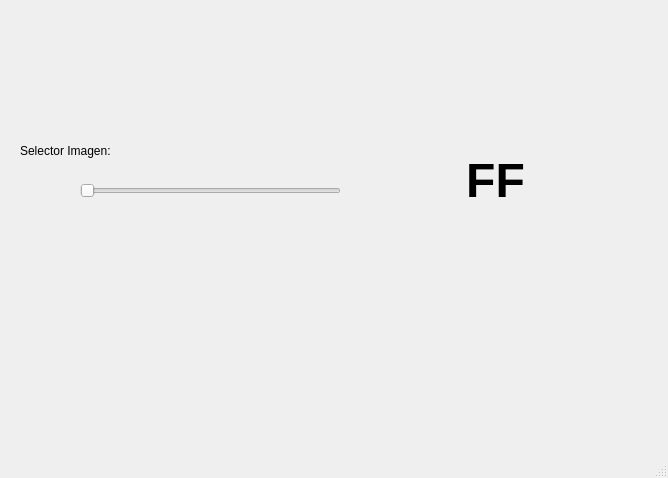
<?xml version="1.0" encoding="UTF-8"?>
<ui version="4.0">
 <class>MainWindow</class>
 <widget class="QMainWindow" name="MainWindow">
  <property name="geometry">
   <rect>
    <x>0</x>
    <y>0</y>
    <width>668</width>
    <height>478</height>
   </rect>
  </property>
  <property name="windowTitle">
   <string>MainWindow</string>
  </property>
  <property name="styleSheet">
   <string notr="true"/>
  </property>
  <widget class="QWidget" name="centralwidget">
   <widget class="QLabel" name="label_10">
    <property name="geometry">
     <rect>
      <x>520</x>
      <y>330</y>
      <width>131</width>
      <height>111</height>
     </rect>
    </property>
    <property name="styleSheet">
     <string notr="true"/>
    </property>
    <property name="text">
     <string/>
    </property>
    <property name="pixmap">
     <pixmap resource="recursos.qrc">:/AmongUs/amongBlanco.png</pixmap>
    </property>
    <property name="scaledContents">
     <bool>true</bool>
    </property>
   </widget>
   <widget class="QLabel" name="label_11">
    <property name="geometry">
     <rect>
      <x>20</x>
      <y>20</y>
      <width>621</width>
      <height>111</height>
     </rect>
    </property>
    <property name="styleSheet">
     <string notr="true"/>
    </property>
    <property name="text">
     <string/>
    </property>
    <property name="pixmap">
     <pixmap resource="recursos.qrc">:/Logos/uat.png</pixmap>
    </property>
    <property name="scaledContents">
     <bool>true</bool>
    </property>
   </widget>
   <widget class="QLabel" name="txt_valorA">
    <property name="geometry">
     <rect>
      <x>350</x>
      <y>160</y>
      <width>291</width>
      <height>41</height>
     </rect>
    </property>
    <property name="font">
     <font>
      <pointsize>36</pointsize>
      <weight>75</weight>
      <bold>true</bold>
     </font>
    </property>
    <property name="text">
     <string>FF</string>
    </property>
    <property name="alignment">
     <set>Qt::AlignCenter</set>
    </property>
   </widget>
   <widget class="QSlider" name="slider_img">
    <property name="geometry">
     <rect>
      <x>80</x>
      <y>170</y>
      <width>261</width>
      <height>41</height>
     </rect>
    </property>
    <property name="orientation">
     <enum>Qt::Horizontal</enum>
    </property>
   </widget>
   <widget class="QLabel" name="label_2">
    <property name="geometry">
     <rect>
      <x>20</x>
      <y>130</y>
      <width>161</width>
      <height>41</height>
     </rect>
    </property>
    <property name="text">
     <string>Selector Imagen:</string>
    </property>
   </widget>
   <widget class="QLabel" name="img">
    <property name="geometry">
     <rect>
      <x>140</x>
      <y>230</y>
      <width>151</width>
      <height>141</height>
     </rect>
    </property>
    <property name="styleSheet">
     <string notr="true"/>
    </property>
    <property name="text">
     <string/>
    </property>
    <property name="pixmap">
     <pixmap resource="recursos.qrc">:/Numeros/uno.png</pixmap>
    </property>
    <property name="scaledContents">
     <bool>true</bool>
    </property>
   </widget>
  </widget>
  <widget class="QMenuBar" name="menubar">
   <property name="geometry">
    <rect>
     <x>0</x>
     <y>0</y>
     <width>668</width>
     <height>24</height>
    </rect>
   </property>
  </widget>
  <widget class="QStatusBar" name="statusbar"/>
 </widget>
 <resources>
  <include location="recursos.qrc"/>
 </resources>
 <connections/>
</ui>
